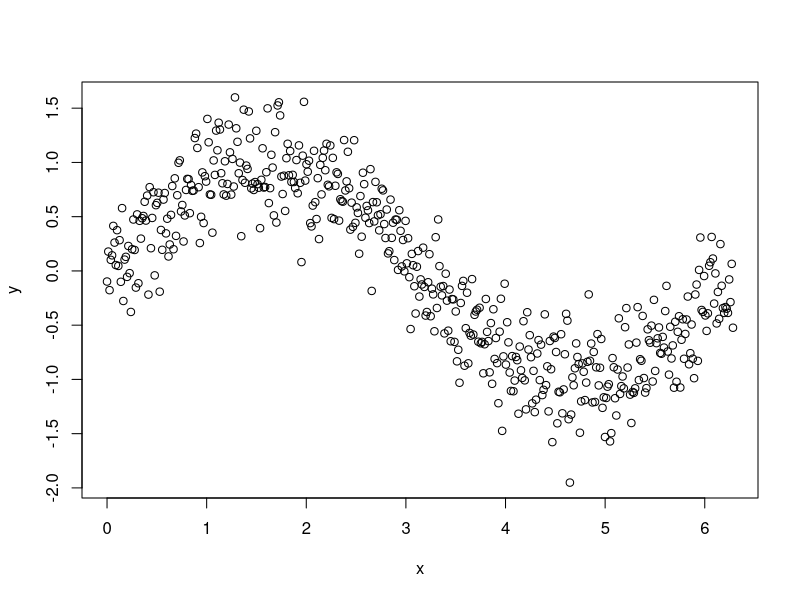
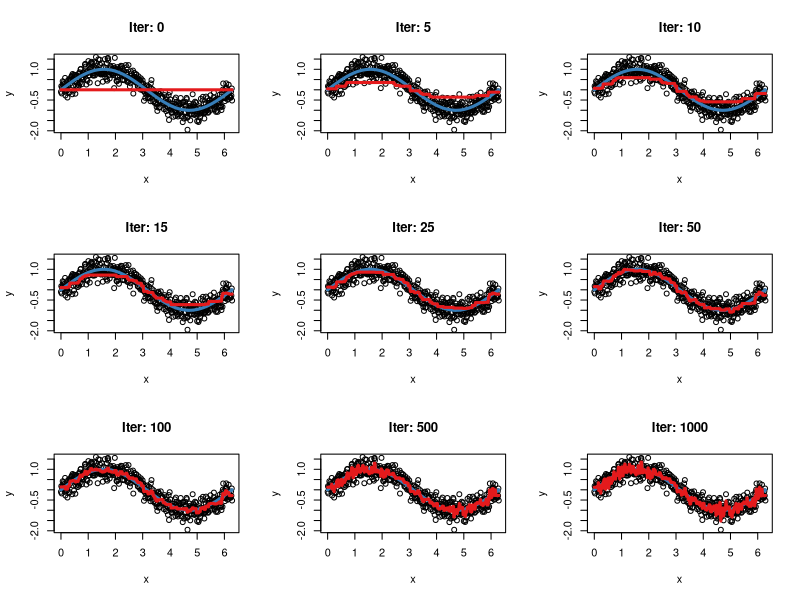

These charts were generated, in order, by the following R code:
# Nicer color palette
cols <- RColorBrewer::brewer.pal(9, "Set1")

# Function to implement gradient boosting with squared-error loss. Based on
# algorithm 17.2 on page 333 of Computer Age Statistical Inference, by Bradley
# Efron amd Trevor Hastie
rpartBoost <- function(X, y, data, num_trees = 100, learn_rate = 0.1, 
                       tree_depth = 6, verbose = FALSE) {
  require(rpart)
  G_b_hat <- matrix(0, nrow = length(y), ncol = num_trees + 1)
  r <- y
  for (tree in seq_len(num_trees)) {
    if (verbose) {
      message("iter ", tree, " of ", num_trees)
    }
    g_b_tilde <- rpart(r ~ X, control = list(cp = 0, maxdepth = tree_depth))
    g_b_hat <- learn_rate * predict(g_b_tilde)
    G_b_hat[, tree + 1] <- G_b_hat[, tree] + matrix(g_b_hat)
    r <- r - g_b_hat
  }
  colnames(G_b_hat) <- paste0("tree_", c(0, seq_len(num_trees)))
  G_b_hat
}

# Function to plot the predictions from a particular boosting iteration
plotIter <- function(object, iter, show_legend = FALSE, ...) {
  plot(x, y, ...)
  lines(x, sin(x), lwd = 3, col = cols[2L])
  lines(x, object[, iter + 1], lwd = 3, col = cols[1L])
  if (show_legend) {
    legend("topright", legend = c("Boosted prediction", "True function"),
           lty = 1L, lwd = 3L, col = cols[1L:2L], inset = 0.01)
  }
}

# Simulate some sine wave data
set.seed(101)
x <- seq(from = 0, to = 2 * pi, length = 500)
y <- sin(x) + rnorm(length(x), sd = 0.3)
plot(x, y)

# gradient boosted decision trees
bst <- rpartBoost(X = x, y = y, num_trees = 1000, learn_rate = 0.1, 
                  tree_depth = 3, verbose = TRUE)

# Plot first 15 iterations
par(mfrow = c(3, 3))
for (i in c(0, 5, 10, 15, 25, 50, 100, 500, 1000)) {
  plotIter(bst, iter = i, main = paste("Iter:", i))
}

# Make a gif (requires that ImageMagick be installed on machine)
# for (i in c(0:98)){
#   suffix <- if (i %in% 0:8) {
#     paste0("0", i + 1)
#   } else {
#     i + 1
#   }
#   png(file = paste0("docs/gifs/boosted-stumps-", suffix, ".png"), 
#       width = 500, height = 500)
#   plotIter(bst, iter = i, show_legend = TRUE)
#   dev.off()
# }
# file_names <- sort(list.files("docs/gifs"))
# system(paste0(
#   "convert -delay 30 ", 
#   paste0(paste0("docs/gifs/", file_names), collapse = " "), 
#   " docs/gifs/boosted_stumps.gif"
# ))
# # system("convert -delay 30 docs/gifs/*.png docs/gifs/boosted_stumps.gif")
# file.remove(list.files(path = "docs/gifs", pattern = ".png", full.names = TRUE))
